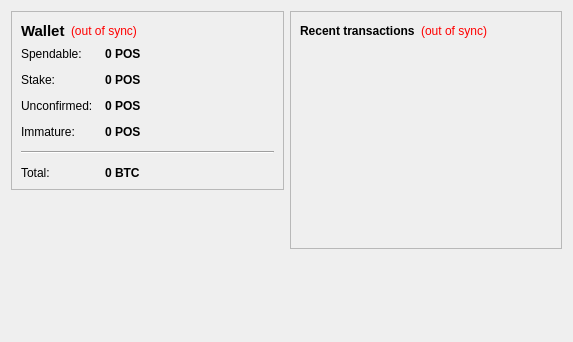
<?xml version="1.0" encoding="UTF-8"?>
<ui version="4.0">
 <class>OverviewPage</class>
 <widget class="QWidget" name="OverviewPage">
  <property name="geometry">
   <rect>
    <x>0</x>
    <y>0</y>
    <width>573</width>
    <height>342</height>
   </rect>
  </property>
  <property name="windowTitle">
   <string>Form</string>
  </property>
  <layout class="QHBoxLayout" name="horizontalLayout" stretch="1,1">
   <item>
    <layout class="QVBoxLayout" name="verticalLayout_2">
     <item>
      <widget class="QFrame" name="frame">
       <property name="frameShape">
        <enum>QFrame::StyledPanel</enum>
       </property>
       <property name="frameShadow">
        <enum>QFrame::Raised</enum>
       </property>
       <layout class="QVBoxLayout" name="verticalLayout_4">
        <item>
         <layout class="QHBoxLayout" name="horizontalLayout_4">
          <item>
           <widget class="QLabel" name="label_5">
            <property name="font">
             <font>
              <pointsize>11</pointsize>
              <weight>75</weight>
              <bold>true</bold>
             </font>
            </property>
            <property name="text">
             <string>Wallet</string>
            </property>
           </widget>
          </item>
          <item>
           <widget class="QLabel" name="labelWalletStatus">
            <property name="toolTip">
             <string>The displayed information may be out of date. Your wallet automatically synchronizes with the POS network after a connection is established, but this process has not completed yet.</string>
            </property>
            <property name="styleSheet">
             <string notr="true">QLabel { color: red; }</string>
            </property>
            <property name="text">
             <string notr="true">(out of sync)</string>
            </property>
            <property name="alignment">
             <set>Qt::AlignLeading|Qt::AlignLeft|Qt::AlignVCenter</set>
            </property>
           </widget>
          </item>
          <item>
           <spacer name="horizontalSpacer_2">
            <property name="orientation">
             <enum>Qt::Horizontal</enum>
            </property>
            <property name="sizeHint" stdset="0">
             <size>
              <width>40</width>
              <height>20</height>
             </size>
            </property>
           </spacer>
          </item>
         </layout>
        </item>
        <item>
         <layout class="QFormLayout" name="formLayout_2">
          <property name="fieldGrowthPolicy">
           <enum>QFormLayout::AllNonFixedFieldsGrow</enum>
          </property>
          <property name="horizontalSpacing">
           <number>12</number>
          </property>
          <property name="verticalSpacing">
           <number>12</number>
          </property>
          <item row="0" column="0">
           <widget class="QLabel" name="label">
            <property name="text">
             <string>Spendable:</string>
            </property>
           </widget>
          </item>
          <item row="0" column="1">
           <widget class="QLabel" name="labelBalance">
            <property name="font">
             <font>
              <weight>75</weight>
              <bold>true</bold>
             </font>
            </property>
            <property name="cursor">
             <cursorShape>IBeamCursor</cursorShape>
            </property>
            <property name="toolTip">
             <string>Your current spendable balance</string>
            </property>
            <property name="text">
             <string notr="true">0 POS</string>
            </property>
            <property name="textInteractionFlags">
             <set>Qt::LinksAccessibleByMouse|Qt::TextSelectableByKeyboard|Qt::TextSelectableByMouse</set>
            </property>
           </widget>
          </item>
          <item row="1" column="0">
           <widget class="QLabel" name="label_6">
            <property name="text">
             <string>Stake:</string>
            </property>
           </widget>
          </item>
          <item row="1" column="1">
           <widget class="QLabel" name="labelStake">
            <property name="font">
             <font>
              <weight>75</weight>
              <bold>true</bold>
             </font>
            </property>
            <property name="cursor">
             <cursorShape>IBeamCursor</cursorShape>
            </property>
            <property name="toolTip">
             <string>Total of coins that was staked, and do not yet count toward the current balance</string>
            </property>
            <property name="text">
             <string notr="true">0 POS</string>
            </property>
            <property name="textInteractionFlags">
             <set>Qt::LinksAccessibleByMouse|Qt::TextSelectableByKeyboard|Qt::TextSelectableByMouse</set>
            </property>
           </widget>
          </item>
          <item row="2" column="0">
           <widget class="QLabel" name="label_3">
            <property name="text">
             <string>Unconfirmed:</string>
            </property>
           </widget>
          </item>
          <item row="2" column="1">
           <widget class="QLabel" name="labelUnconfirmed">
            <property name="font">
             <font>
              <weight>75</weight>
              <bold>true</bold>
             </font>
            </property>
            <property name="cursor">
             <cursorShape>IBeamCursor</cursorShape>
            </property>
            <property name="toolTip">
             <string>Total of transactions that have yet to be confirmed, and do not yet count toward the current balance</string>
            </property>
            <property name="text">
             <string notr="true">0 POS</string>
            </property>
            <property name="textInteractionFlags">
             <set>Qt::LinksAccessibleByMouse|Qt::TextSelectableByKeyboard|Qt::TextSelectableByMouse</set>
            </property>
           </widget>
          </item>
          <item row="3" column="0">
           <widget class="QLabel" name="labelImmatureText">
            <property name="text">
             <string>Immature:</string>
            </property>
           </widget>
          </item>
          <item row="3" column="1">
           <widget class="QLabel" name="labelImmature">
            <property name="font">
             <font>
              <weight>75</weight>
              <bold>true</bold>
             </font>
            </property>
            <property name="toolTip">
             <string>Mined balance that has not yet matured</string>
            </property>
            <property name="text">
             <string notr="true">0 POS</string>
            </property>
            <property name="textInteractionFlags">
             <set>Qt::LinksAccessibleByMouse|Qt::TextSelectableByKeyboard|Qt::TextSelectableByMouse</set>
            </property>
           </widget>
          </item>
          <item row="4" column="0" colspan="2">
           <widget class="Line" name="line">
            <property name="orientation">
             <enum>Qt::Horizontal</enum>
            </property>
           </widget>
          </item>
          <item row="5" column="0">
           <widget class="QLabel" name="labelTotalText">
            <property name="text">
             <string>Total:</string>
            </property>
           </widget>
          </item>
          <item row="5" column="1">
           <widget class="QLabel" name="labelTotal">
            <property name="font">
             <font>
              <weight>75</weight>
              <bold>true</bold>
             </font>
            </property>
            <property name="cursor">
             <cursorShape>IBeamCursor</cursorShape>
            </property>
            <property name="toolTip">
             <string>Your current total balance</string>
            </property>
            <property name="text">
             <string notr="true">0 BTC</string>
            </property>
            <property name="textInteractionFlags">
             <set>Qt::LinksAccessibleByMouse|Qt::TextSelectableByKeyboard|Qt::TextSelectableByMouse</set>
            </property>
           </widget>
          </item>
         </layout>
        </item>
       </layout>
      </widget>
     </item>
     <item>
      <spacer name="verticalSpacer">
       <property name="orientation">
        <enum>Qt::Vertical</enum>
       </property>
       <property name="sizeHint" stdset="0">
        <size>
         <width>20</width>
         <height>40</height>
        </size>
       </property>
      </spacer>
     </item>
    </layout>
   </item>
   <item>
    <layout class="QVBoxLayout" name="verticalLayout_3">
     <item>
      <widget class="QFrame" name="frame_2">
       <property name="frameShape">
        <enum>QFrame::StyledPanel</enum>
       </property>
       <property name="frameShadow">
        <enum>QFrame::Raised</enum>
       </property>
       <layout class="QVBoxLayout" name="verticalLayout">
        <item>
         <layout class="QHBoxLayout" name="horizontalLayout_2">
          <item>
           <widget class="QLabel" name="label_4">
            <property name="text">
             <string>&lt;b&gt;Recent transactions&lt;/b&gt;</string>
            </property>
           </widget>
          </item>
          <item>
           <widget class="QLabel" name="labelTransactionsStatus">
            <property name="toolTip">
             <string>The displayed information may be out of date. Your wallet automatically synchronizes with the POS network after a connection is established, but this process has not completed yet.</string>
            </property>
            <property name="styleSheet">
             <string notr="true">QLabel { color: red; }</string>
            </property>
            <property name="text">
             <string notr="true">(out of sync)</string>
            </property>
            <property name="alignment">
             <set>Qt::AlignRight|Qt::AlignTrailing|Qt::AlignVCenter</set>
            </property>
           </widget>
          </item>
          <item>
           <spacer name="horizontalSpacer">
            <property name="orientation">
             <enum>Qt::Horizontal</enum>
            </property>
            <property name="sizeHint" stdset="0">
             <size>
              <width>40</width>
              <height>20</height>
             </size>
            </property>
           </spacer>
          </item>
         </layout>
        </item>
        <item>
         <widget class="QListView" name="listTransactions">
          <property name="styleSheet">
           <string notr="true">QListView { background: transparent; }</string>
          </property>
          <property name="frameShape">
           <enum>QFrame::NoFrame</enum>
          </property>
          <property name="verticalScrollBarPolicy">
           <enum>Qt::ScrollBarAlwaysOff</enum>
          </property>
          <property name="horizontalScrollBarPolicy">
           <enum>Qt::ScrollBarAlwaysOff</enum>
          </property>
          <property name="selectionMode">
           <enum>QAbstractItemView::NoSelection</enum>
          </property>
         </widget>
        </item>
       </layout>
      </widget>
     </item>
     <item>
      <spacer name="verticalSpacer_2">
       <property name="orientation">
        <enum>Qt::Vertical</enum>
       </property>
       <property name="sizeHint" stdset="0">
        <size>
         <width>20</width>
         <height>40</height>
        </size>
       </property>
      </spacer>
     </item>
    </layout>
   </item>
  </layout>
 </widget>
 <resources/>
 <connections/>
</ui>
